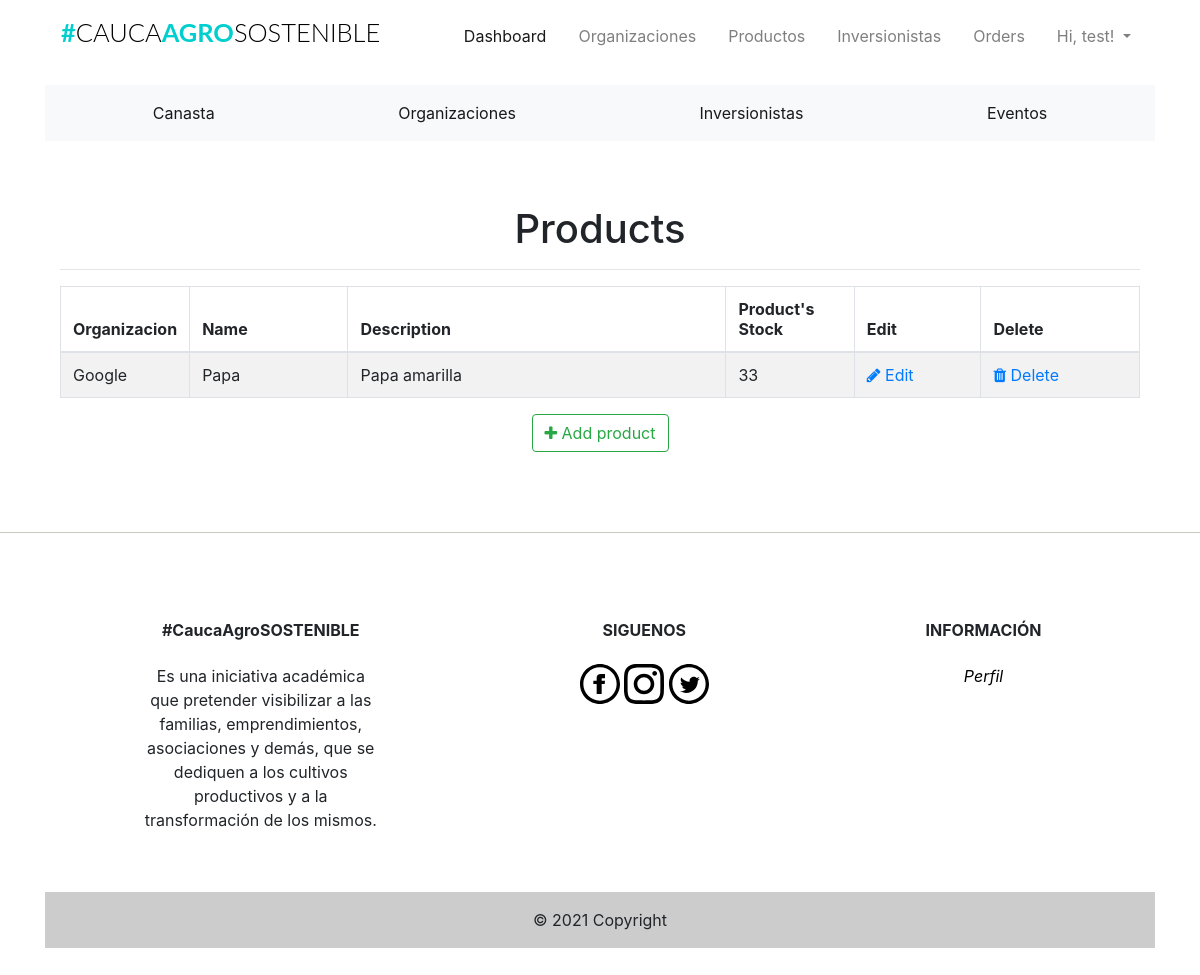
/admin/products (signed in), run on the app's committed database.
### app/models.py (models this page shows, shortened)
class Users(UserMixin, db.Model):
    __tablename__ = "users"
    id = db.Column(db.Integer, primary_key=True)
    firstname = db.Column(db.String(24), index=True)
    lastname = db.Column(db.String(24), index=True)
    email = db.Column(db.String(50), index=True, unique=True)
    password_hash = db.Column(db.String)
    phonenumber = db.Column(db.String(18), index=True, unique=True)
    is_admin = db.Column(db.Boolean, default=False)
    order = db.relationship("Orders", backref='ordered_products')
    kart = db.relationship('Kart', uselist=False, backref='user_kart')
    shipping_info = db.relationship(
        'ShippingInfo', backref='shipping', lazy='dynamic')

class Products(db.Model):
    __tablename__ = 'products'
    id = db.Column(db.Integer, primary_key=True)
    product_name = db.Column(db.String(100), index=True)
    product_price = db.Column(db.Integer, index=True)
    product_image = db.Column(db.String(120))
    product_description = db.Column(db.String(200), index=True)
    product_stock = db.Column(db.Integer, index=True)
    product_size = db.Column(db.String(5), index=True)
    promotion = db.Column(db.Boolean, index=True)
    promotion_value = db.Column(db.Integer, index=True)
    organizacion_id = db.Column(db.Integer, db.ForeignKey('organizaciones.id'))
    order = db.relationship(
        'Orders', secondary=association_table, backref='my_orders', lazy='dynamic')

class Organizaciones(db.Model):
    __tablename__ = 'organizaciones'
    id = db.Column(db.Integer, primary_key=True)
    organizacion_name = db.Column(db.String(20), index=True)
    organizacion_image = db.Column(db.String(120))
    organizacion_location = db.Column(db.String(120))
    organizacion_phone = db.Column(db.String(15))
    product = db.relationship('Products', backref='products_organizaciones')

### app/admin/routes.py (the view)
@admin.route('/products', methods=['GET'])
@login_required
def list_products():
    check_admin()
    '''
	list all products
	'''
    products = Products.query.all()
    return render_template('admin/products/products.html', title='Products', products=products)

### app/admin/routes.py (called while the page is built)
def check_admin():
    if not current_user.is_admin:
        abort(403)

### app/models.py (called while the page is built)
@login_manager.user_loader
def load_user(id):
    return Users.query.get(int(id))

### app/templates/admin/products/products.html (shortened to what this page needs)
{% extends "base.html" %}
{% block head %}
<head>
    <link href="//maxcdn.bootstrapcdn.com/font-awesome/4.1.0/css/font-awesome.min.css" rel="stylesheet">
</head>
{%endblock head%}
{% block body %}
<div class="container">
  <div class="outer">
    <div class="middle">
      <div class="inner">
        <br/>
        <br/>
        <h1 style="text-align:center;">Products</h1>
        {% if products %}
          <hr class="intro-divider">
            <table class="table table-striped table-bordered">
              <thead>
                <tr>
                  <th width="10%"> Organizacion</th>
                  <th width="15%"> Name</th>
                  <th width="36%"> Description </th>
                  <th width="12%"> Product's Stock </th>
                  <th width="12%"> Edit </th>
                  <th width="15%"> Delete </th>
                </tr>
              </thead>
              <tbody>
              {% for product in products %}
                <tr>
                  <td>{{ product.products_organizaciones.organizacion_name}} </td>
                  <td> {{ product.product_name }} </td>
                  <td> {{ product.product_description }} </td>
                  <td>
                    {% if product %}
                      {{ product.product_stock }}
                    {% else %}
                      0
                    {% endif %}
                  </td>
                  <td>
                    <a href="{{ url_for('admin.edit_product', id=product.id) }}">
                      <i class="fa fa-pencil"></i> Edit
                    </a>
                  </td>
                  <td>
                    <a href="{{ url_for('admin.delete_product', id=product.id) }}">
                      <i class="fa fa-trash"></i> Delete
                    </a>
                  </td>
                </tr>
              {% endfor %}
              </tbody>
            </table>
          </div>
          <div style="text-align: center">
        {% else %}
          <div style="text-align: center">
            <h3> No Products have been added. </h3>
            <hr class="intro-divider">
        {% endif %}
          <a href="{{ url_for('admin.add_product') }}" class="btn btn-outline-success">
            <i class="fa fa-plus"></i>
            Add product
          </a>
        </div>
      </div>
    </div>
  </div>
{% endblock %}

### app/templates/navbar.html (shortened to what this page needs)
{% block navbar %}
<div class="container mt-1 mb-3">
  <nav class="navbar navbar-expand-lg navbar-light">
    <h1 class="brand_name">
      <a class="navbar-brand" href="{{ url_for('home.homepage') }}">#<span>CAUCA</span>AGRO<span>SOSTENIBLE</span></a>
    </h1>
    <div class="collapse navbar-collapse" id="navbarNav">
      <ul class="navbar-nav ml-auto mr-auto mt-2 mt-lg-0">
        {% if current_user.is_authenticated %}
        {% if current_user.is_admin %}
        <li class="nav-item ml-3">
          <a class="nav-link active" href="{{ url_for('home.admin_dashboard') }}">Dashboard</a>
        </li>
        <li class="nav-item ml-3">
          <a class="nav-link" href="{{ url_for('admin.list_organizaciones') }}">Organizaciones</a>
        </li>
        <li class="nav-item ml-3">
          <a class="nav-link" href="{{ url_for('admin.list_products') }}">Productos</a>
        </li>
        <li class="nav-item ml-3">
          <a class="nav-link" href="{{ url_for('admin.list_inversionistas') }}">Inversionistas</a>
        </li>
        <li class="nav-item ml-3">
          <a class="nav-link" href="{{ url_for('admin.list_orders') }}">Orders</a>
        </li>
        {% else %}
        <li class="nav-item ml-3">
          <a class="nav-link" href="{{ url_for('users.cart') }}">Cart<span class="badge badge-light">{{ count
              }}</span></a>
        </li>
        {% endif %}
        <li class="nav-item dropdown ml-3">
          <a class="nav-link dropdown-toggle" data-toggle="dropdown" href="#" role="button" aria-haspopup="true"
            aria-expanded="false">
            Hi, {{ current_user.firstname }}!
          </a>
        </li>
        {% endif %}
      </ul>
    </div>
  </nav>
</div>
{% endblock %}

### app/static/css/st.css (style rules this page uses)
.brand_name .navbar-brand { font-size:1.59rem; text-transform: uppercase; font-family: 'Lato', sans-serif; font-weight: 700; color: #333; }
.brand_name >.navbar-brand { color:#01CFCF; text-decoration: none; }
.brand_name >.navbar-brand span { color: #000; font-weight: 300; }
.navbar-nav { width: 100%; align-items: flex-start; }

### data on the page
Users: firstname "test"
Products: products_organizaciones.organizacion_name "Google", product_name "Papa", product_description "Papa amarilla", product_stock "33"
